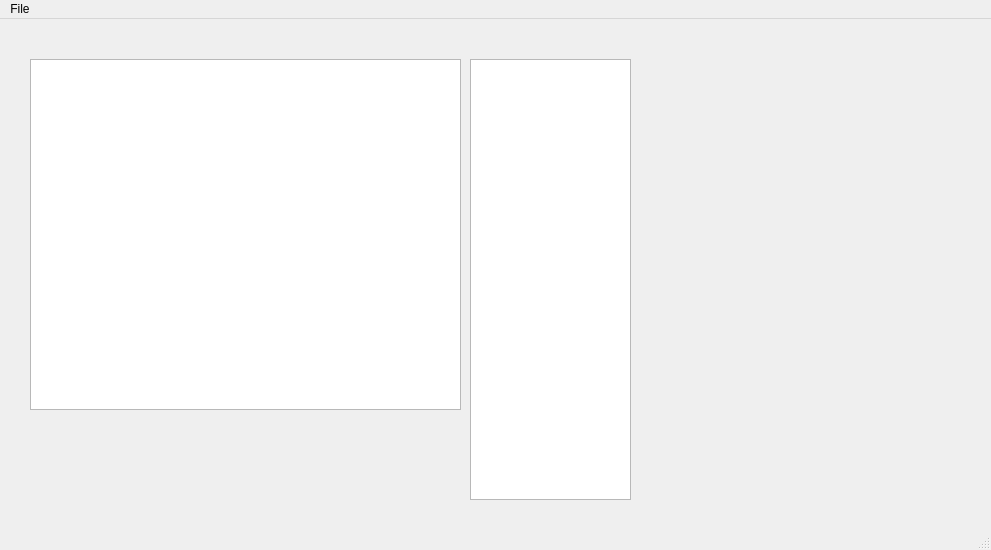
<?xml version="1.0" encoding="UTF-8"?>
<ui version="4.0">
 <class>MainWindow</class>
 <widget class="QMainWindow" name="MainWindow">
  <property name="geometry">
   <rect>
    <x>0</x>
    <y>0</y>
    <width>991</width>
    <height>550</height>
   </rect>
  </property>
  <property name="windowTitle">
   <string>MainWindow</string>
  </property>
  <widget class="QWidget" name="centralwidget">
   <widget class="TextDisplayer" name="text_window">
    <property name="geometry">
     <rect>
      <x>30</x>
      <y>40</y>
      <width>431</width>
      <height>351</height>
     </rect>
    </property>
   </widget>
   <widget class="QListView" name="word_list">
    <property name="geometry">
     <rect>
      <x>470</x>
      <y>40</y>
      <width>161</width>
      <height>441</height>
     </rect>
    </property>
   </widget>
  </widget>
  <widget class="QMenuBar" name="menubar">
   <property name="geometry">
    <rect>
     <x>0</x>
     <y>0</y>
     <width>991</width>
     <height>21</height>
    </rect>
   </property>
   <widget class="QMenu" name="menuFile">
    <property name="title">
     <string>File</string>
    </property>
    <addaction name="actionNew"/>
    <addaction name="actionLoad"/>
    <addaction name="actionSave"/>
   </widget>
   <addaction name="menuFile"/>
  </widget>
  <widget class="QStatusBar" name="statusbar"/>
  <action name="actionNew">
   <property name="text">
    <string>New</string>
   </property>
  </action>
  <action name="actionLoad">
   <property name="text">
    <string>Load</string>
   </property>
  </action>
  <action name="actionSave">
   <property name="text">
    <string>Save</string>
   </property>
  </action>
 </widget>
 <customwidgets>
  <customwidget>
   <class>TextDisplayer</class>
   <extends>QTextEdit</extends>
   <header>textdisplayer.h</header>
  </customwidget>
 </customwidgets>
 <resources/>
 <connections/>
</ui>
